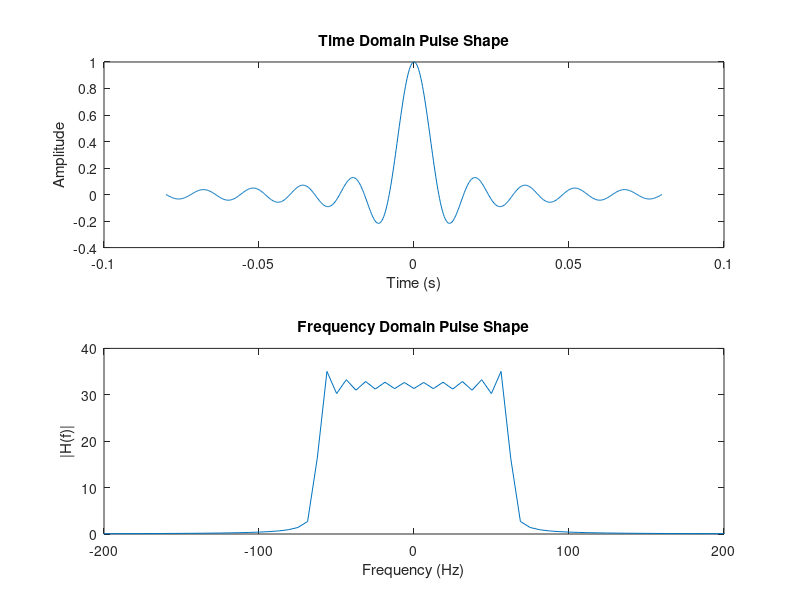
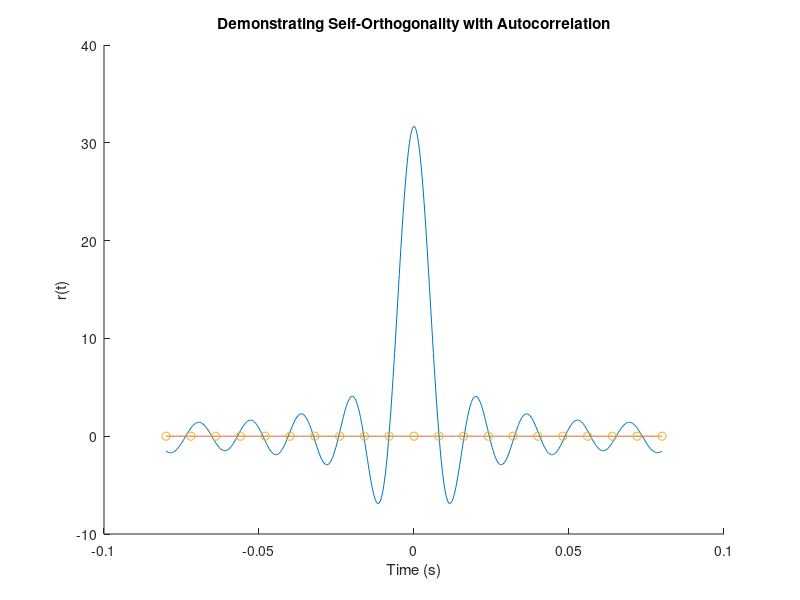
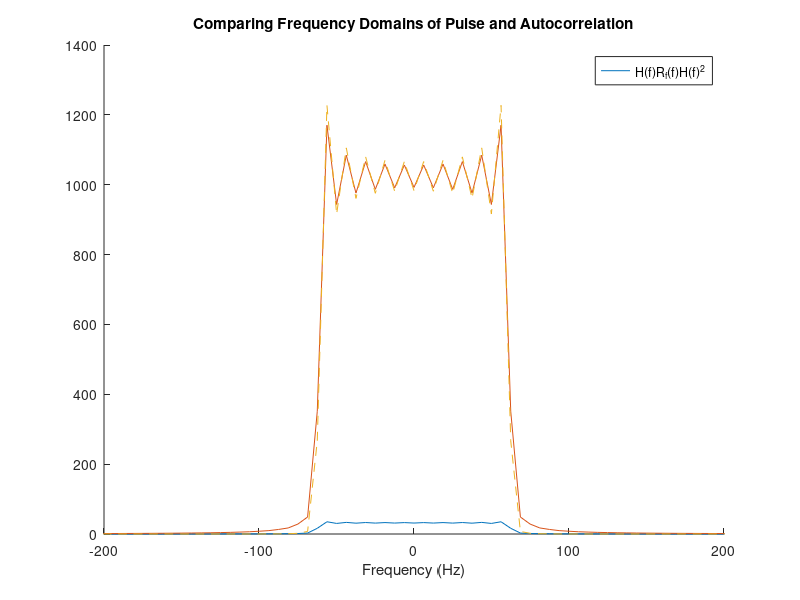
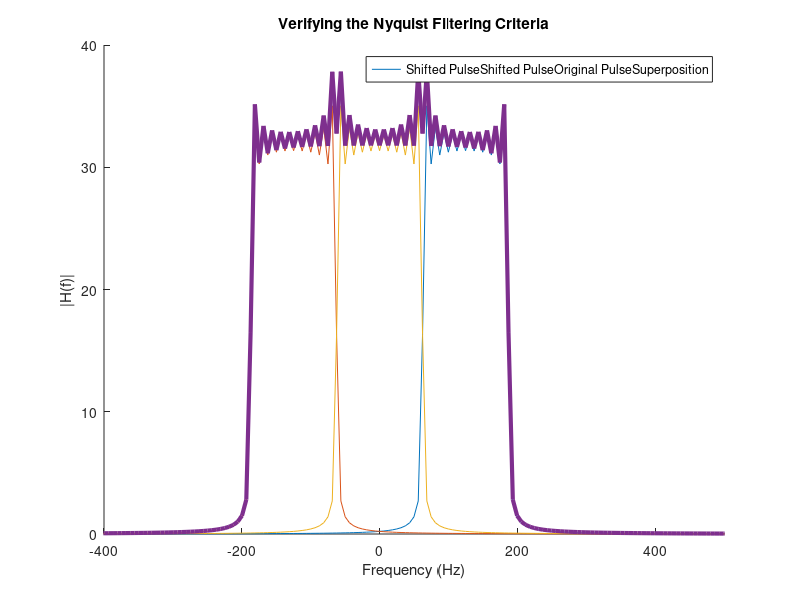

MATLAB code to generate these figures, in order: (Note: this script raises an error after producing the figures.)
%% Digital Communications Case Study
% This script includes code and instructions for the digital communications
% case study for ESE 351

% Created by Ethan Cuka for the McKelvey School of Engineering at
% Washington University in St. Louis
% Last updated: 7/8/2020

close all; %Terminate existing figure dialogs

%% Section 1: Pulse Design
% In this section you will construct a pulse shape for sending messages via
% a Pulse Amplitude Modulation system. You can do this in a number of
% ways:
%  - Construct your pulse in the time domain and determine its fourier
%    transform using fft()
%  - Construct your pulse's fourier transform and determine its time domain
%    representation using ifft()
%  - Construct both representations seperately.
% Some starter code has been written for any approach, but feel free to
% erase or rewrite it as necessary.

%% Time Domain Design
% By default, sample rate is set to 1 kHz and symbol rate is set to 1/8
% kHz. This means that every 8/1000 seconds, the transmitter will send
% another pulse. It does not necessarily mean the previous pulse will have
% finished yet: your pulse will probably be longer than the symbol period.

% For best results, ensure that symbol period is an integer multiple of
% sample period.

Tsamp = 1/4000;            % Sample period - the time between each sample.
Tsymb = 8/1000;            % Symbol period - the time between each symbol
symbolLength = Tsymb/Tsamp;% The duration, in samples, of each symbol

truncate = 10;              % Your pulse will probably be longer than a 
                           % single symbol period. This determines how many
                           % symbols into the past and future to cut it 
                           % off.
                           
t = (-truncate*Tsymb:Tsamp:truncate*Tsymb); %Generate time vector


% For simplicity, we will use a truncated sinc function as our pulse shape.
% An Rcos pulse would work better, but most students will likely use a sinc
% function.
time_pulse = sinc(t/Tsymb); %Your function here.

%% Frequency Domain Design
% You may find the fft() and fftshift() functions useful.
fsamp = 1/Tsamp;    %Frequency resolution
fsymb = 1/Tsymb;    %Frequency range of symbol

% This chunk generates a frequency range that you may find useful.
L = length(t);          % Define signal length
f = fsamp*(0:(L/2))/L;  % Define Frequency range
f =[-flip(f), f];       % Construct 2-sided frequency axis
f(length(f)/2) = [];    % Remove duplicate 0


frequency_pulse = abs(fftshift(fft(time_pulse))); %Your function here

%% Section 2: Analysis

%%% Pulse Shaping Design Notes
% Plot your pulse shape in both the time domain and frequency domain.
% Recall that two of the goals of pulse shaping are to construct a pulse
% which:
% - Occupies a narrow range in the frequency domain
% - Occupies a short duration in the time domain
% How well did your pulse shape accomplish both goals? What challenges and
% trade-offs did you experience?

figure;
hold on;
subplot(2,1,1)
plot(t,time_pulse)
title("Time Domain Pulse Shape")
xlabel("Time (s)")
ylabel("Amplitude")
subplot(2,1,2)
plot(f,frequency_pulse)
xlim([-200 200])
title("Frequency Domain Pulse Shape")
xlabel("Frequency (Hz)")
ylabel("|H(f)|")
hold off;

% The chosen pulse shape looks pretty good! While it is somewhat lengthy in
% the time domain, and there is some rolloff in the frequency domain, it
% occupies a fairly reasonable bandwidth, and we truncate it to keep it
% from becoming too lengthy. We can reduce the rolloff and increase
% resolution in the frequency domain by increasing the truncate length.
% This reveals one of our core trade-offs: a pulse that is short in the
% time domain will be wider in the frequency domain.

%%% Autocorrelation and Orthogonality
% Compute and plot the autocorrelation function of your pulse shape in the
% time domain. At which points, if any, is it zero? What does that tell you
% about the orthogonality of your pulse with a time-delayed version of
% itself? Record your observations in your writeup.

autocorrelation = conv(time_pulse, time_pulse, 'same');
figure;
hold on;
plot(t,autocorrelation)
plot(t,zeros(size(t)))
markers = t(1:symbolLength:end);
plot(markers, zeros(size(markers)), 'o')
title("Demonstrating Self-Orthogonality with Autocorrelation")
xlabel("Time (s)")
ylabel("r(t)")
hold off;

% Examining the plot, we can see that the autocorrelation function is zero
% at integer multiples of Tsymb. This suggests that the function is
% orthogonal to version of itself delayed or advanced by a symbol period.
% Therefore, we can use this pulse shape and our receiver will be able to
% seperate out each symbol from the one before and after it.

%%% Fourier Transform of the Autocorrelation
% Remember that convolution in the time domain is equivalent to
% multiplication in the frequency domain. Determine the fourier transform
% of the autocorrelation function and compare it to the fourier transform
% of your pulse shape. Plot them below and record your observations in your
% writeup.

autocorrelation_fft = abs(fftshift(fft(autocorrelation)));
figure;
hold on;
plot(f,frequency_pulse)
plot(f,autocorrelation_fft)
plot(f,frequency_pulse.^2, '--')
title("Comparing Frequency Domains of Pulse and Autocorrelation")
xlim([-200 200])
xlabel("Frequency (Hz)")
legend(["H(f)", "R_f(f)", "H(f)^2"])
hold off;

% From this plot, we can see that the autocorrelation plot's frequency
% domain representation is approximately equal to the square of the pulse
% shape's frequency domain representation. This is because the
% autocorrelation function is essentially the pulse convoluted with itself,
% and convolution in the time domain is equivalent to multiplication in the
% frequency domain.


%%% The Nyquist Filtering Criteria
% Consider the fourier transform of your pulse shape. Plot the fourier
% transform alongside several copies of it shifted by integer multiples of
% fsymb. Take the superposition of all these plots and comment on the
% results. What does that tell you about the presence of inter-symbol
% interference in your pulse shape? Record your observations in your
% writeup.
shift = round(L*fsymb/fsamp);
fft_advance = [zeros(1,shift) frequency_pulse(1:end-shift)]; 
fft_delay = [frequency_pulse(shift+1:end) zeros(1,shift)] ;
figure;
hold on;
plot(f,fft_advance)
plot(f,fft_delay)
plot(f,frequency_pulse)
plot(f,fft_advance+fft_delay+frequency_pulse, 'LineWidth',3)
legend(["Shifted Pulse", "Shifted Pulse", "Original Pulse", "Superposition"])
title("Verifying the Nyquist Filtering Criteria")
xlim([-400 500])
xlabel("Frequency (Hz)")
ylabel("|H(f)|")
hold off;

% From this plot, we can see that our pulse approximately satisfies the
% Nyquist Filtering Criteria. While the jaggedness of our pulse-shape
% causes some issues, we might presume that in continuous time our pulse
% would more closely approximate the desired constant value.

%% Section 3: Sending Messages
% Use the encode() function to convert a message of your choice into a
% digital signal using a binary Pulse Amplitude Modulation scheme. Plot the
% resulting signal. Use the decode() function to convert the resulting
% signal back into a message. Was your message sent correctly? Change the
% amount of noise in the transmitter. How does increasing or decreasing the
% noise affect transmission? Record your observations in your writeup.

message = "I'm the boy mayor of second life, and I think dogs should be able to vote!";
noise = .5;             % Change this to modify the amount of noise
enablePlotting = false; % Turn this on to see some of the intermittent 
                        % steps of the encoding and decoding process

r = encode(message, time_pulse, Tsamp, Tsymb, enablePlotting);          % Encode message
r = r + normrnd(0,noise,size(r)) ;                                      % Add noise
received_message = decode(r, time_pulse, Tsamp, Tsymb, enablePlotting); % Decode message

disp(received_message)

% Our message is sent without error! However, when we start to introduce
% noise, the accuracy of our message falls drastically - characters start
% to get entirely replaced.

% We can compensate for this by increasing the amplitude of our pulse. 
%% Section 4: Optional Extension

%%% Optional Extension: Transmission and Reception
% Send your pulse shape, encoded message, sample rate, and symbol rate to
% another student in the class and ask them to decode your message. Have
% them do the same to you. Did their pulse shape successfully transmit the
% message to you? Does the pulse shape have the desired characteristics?
% (Short duration, narrow frequency representation, orthogonal to
% time-delayed versions of itself?) Record your observations in your writeup.

%%% Optional Extension: Match Filters
% Examine the encode and decode functions included in the case study. Come
% up with an explanation for how each of them works in your own words.
% Record your observations in your writeup.

%%% Optional Extension: Carrier Waves
% Use element-wise multiplication to multiply your pulse shape by a
% high-frequency cosine wave. Examine the fourier transform of the
% resulting waveform. How has it changed? Multiply it a second time with
% the same cosine wave and examine the resulting fourier transform. How
% this might this effect be used to ensure that different signals
% transmitted at the same time do not interfere with one another? Record
% your observations in your writeup.

%Generate carrier wave
carrier_frequency = 400;
carrier = cos(carrier_frequency*2*pi*t);
%Multiple with pulse
carrier_pulse = time_pulse.*carrier;
%Generate FFT
carrier_fft = abs(fftshift(fft(carrier_pulse)));

figure;
hold on;
subplot(2,1,1)
plot(t,carrier_pulse)
title("Carrier-Encoded Pulse Time Domain")
xlabel("Time (s)")
ylabel("Amplitude")
subplot(2,1,2)
plot(f,carrier_fft)
title("Carrier-Encoded Pulse Frequency Domain")
xlabel("Frequency (Hz)")
ylabel("|H(f)|")
hold off;

% Examining the carrier-encoded pulse, we see that rather than one central
% rectangular pulse centered at f=0, we get two smaller rectangular pulses,
% each centered at +/-f_carrier. This is because element-wise
% multiplication in the time domain is equal to convolution in the
% frequency domain; we have essentially convolved our rectangular pulse
% with the fourier transform of our carrier wave, i.e. two impulses at
% +/-f_carrier.

% We can use this method to transmit several signals with the same pulse
% shape but different carrier frequencies, as they will occupy different
% frequency bands.


% Multiply a second time
pulse_back = carrier_pulse.*carrier;
pulse_back_fft = abs(fftshift(fft(pulse_back)));

figure;
hold on;
subplot(2,1,1)
hold on;
plot(t,time_pulse)
plot(t,pulse_back)
hold off;
title("Time Domain Pulse Shapes")
legend(["Original Pulse", "Pulse after Carrier Modulation"])
xlabel("Time (s)")
ylabel("Amplitude")
subplot(2,1,2)
hold on;
plot(f,frequency_pulse)
plot(f,pulse_back_fft)
hold off;
title("Frequency Domain Pulse Shapes")
legend(["Original Pulse", "Pulse after Carrier Modulation"])
xlabel("Frequency (Hz)")
ylabel("|H(f)|")
hold off;

% Multiplying it through a second time, we have essentially recovered a
% superposition of our waveform and the carrier wave. A low pass filter
% could easily recover just the original pulse shape.